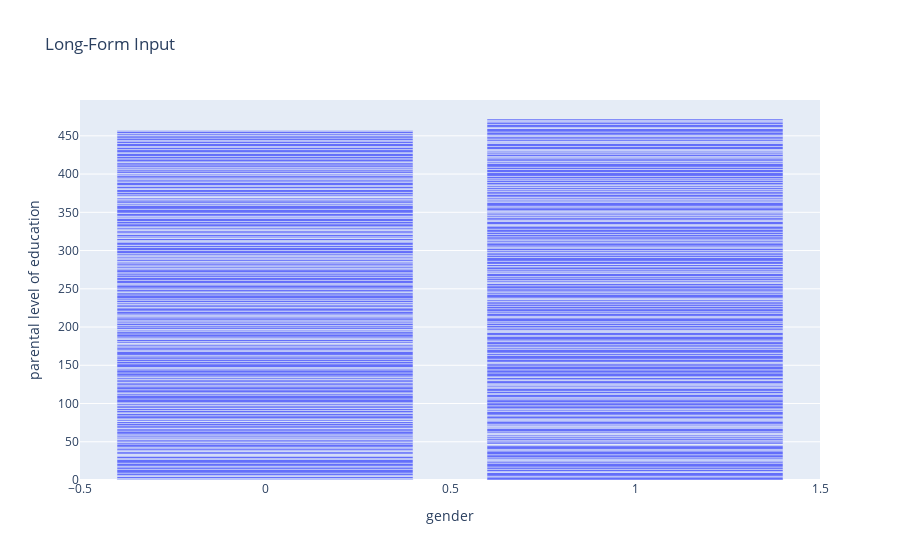

Notebook cell for this chart:
### Code cell
fig = px.bar(df, x='gender', y='parental level of education',title="Long-Form Input")
fig.show()

### Figure 1 — Plotly figure (JSON) as saved in the notebook; plotly's stock layout.template omitted (floating-point values rounded to 4 significant figures; data arrays with more than 128 entries replaced by an {"elided": "..."} marker saying what was removed)
{"data": [{"alignmentgroup": "True", "hovertemplate": "gender=%{x}<br>parental level of education=%{y}<extra></extra>", "legendgroup": "", "marker": {"color": "#636efa", "pattern": {"shape": ""}}, "name": "", "offsetgroup": "", "orientation": "v", "showlegend": false, "textposition": "auto", "type": "bar", "x": {"elided": "500 int values"}, "xaxis": "x", "y": {"elided": "500 int values"}, "yaxis": "y"}], "layout": {"barmode": "relative", "legend": {"tracegroupgap": 0}, "title": {"text": "Long-Form Input"}, "xaxis": {"anchor": "y", "domain": [0, 1], "title": {"text": "gender"}}, "yaxis": {"anchor": "x", "domain": [0, 1], "title": {"text": "parental level of education"}}}}
